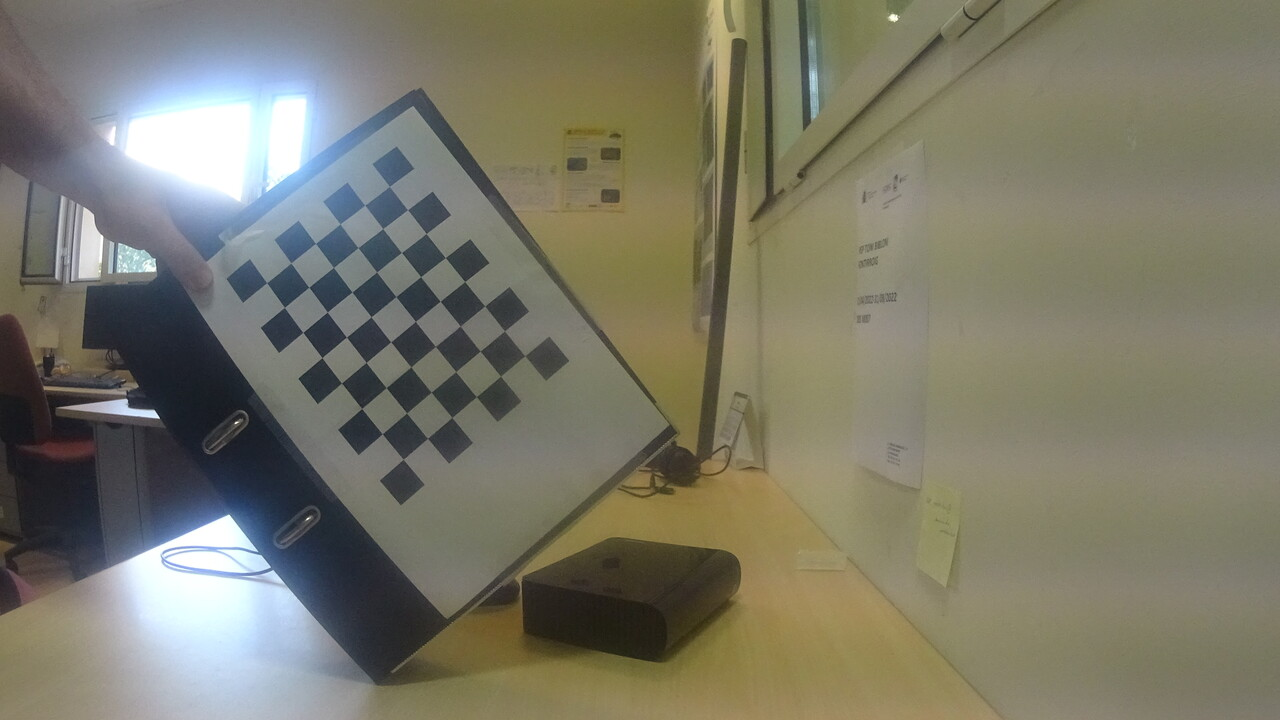
//> input picture data/left/10.jpg, 1280 x 720 px
$ ./undistort_rectify   (built with g++ and OpenCV 4)
//> lines starting //> are read from the running program, lines starting //| are printed output that depends on the picture
### src/c++_calib/popt_pp.h
#ifndef _INCLUDED_POPT_PP_H_
#define _INCLUDED_POPT_PP_H_

#include <popt.h>

class POpt{
protected:
  poptContext con;
public:
  // creation and deletion
  POpt(const char *name, int argc, const char **argv,
       const poptOption *options, int flags)
    {con = poptGetContext(name,argc,argv,options,flags);}
  POpt(const char *name, int argc, char **argv,
       const poptOption *options, int flags)
    {con = poptGetContext(name,argc,(const char **)argv,options,flags);}
  ~POpt()
    {poptFreeContext(con);}

  // functions for processing options
  int getNextOpt()
    {return(poptGetNextOpt(con));}
  void ignoreOptions()
    {while(getNextOpt() >= 0);}
  const char *getOptArg()
    {return(poptGetOptArg(con));}
  const char *strError(int error)
    {return(poptStrerror(error));}
  const char *badOption(int flags = POPT_BADOPTION_NOALIAS)
    {return(poptBadOption(con,flags));}

  // processing other arguments
  const char *getArg()
    {return(poptGetArg(con));}
  void ignoreArgs()
    {while(getArg());}
};

#endif

### src/c++_calib/undistort_rectify.cpp
#include <opencv2/core/core.hpp>
#include <opencv2/calib3d/calib3d.hpp>
#include <opencv2/highgui/highgui.hpp>
#include <opencv2/imgproc/imgproc.hpp>
#include <stdio.h>
#include <iostream>
#include "popt_pp.h"

using namespace std;
using namespace cv;

int main(int argc, char const *argv[])
{


  Mat R1, R2, P1, P2, Q;
  Mat K1, K2, R,T;

  Mat D1, D2;
  Mat img1 = imread("/home/peptoni/Pictures/wenas/left/10.jpg", cv::IMREAD_COLOR);
//> img1 is the input picture: 720 rows x 1280 cols, CV_8UC3; mean B, G, R 105, 121.4, 123.2
  Mat img2 = imread("/home/peptoni/Pictures/wenas/right/10.jpg",cv::IMREAD_COLOR);
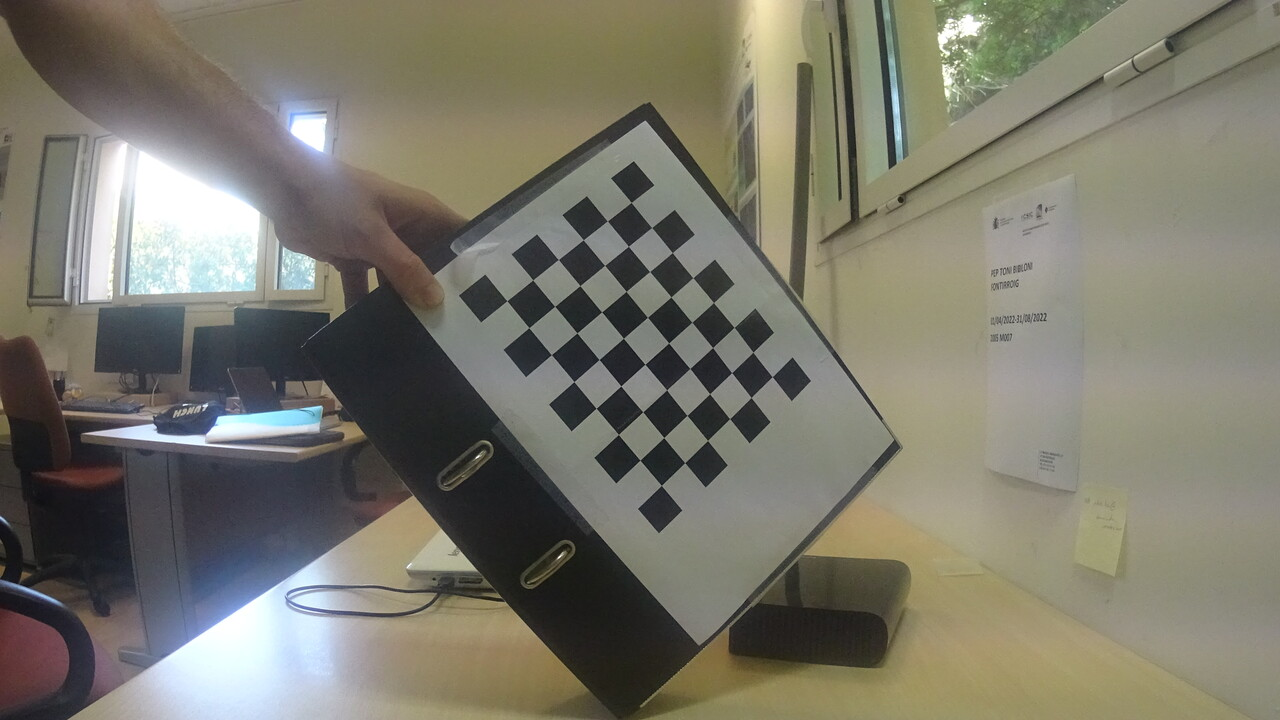
//> input picture data/right/10.jpg, 1280 x 720 px
//> img2 is the input picture: 720 rows x 1280 cols, CV_8UC3; mean B, G, R 107.9, 120.9, 123.1
  cv::FileStorage fs1("/home/peptoni/Desktop/IMEDEA/distance/calib_files/stereo_cam.yml", cv::FileStorage::READ);
  fs1["K1"] >> K1;
  fs1["K2"] >> K2;
  fs1["D1"] >> D1;
  fs1["D2"] >> D2;
  fs1["R"] >> R;
  fs1["T"] >> T;

  fs1["R1"] >> R1;
  fs1["R2"] >> R2;
  fs1["P1"] >> P1;
  fs1["P2"] >> P2;
  fs1["Q"] >> Q;
  cv::Mat lmapx, lmapy, rmapx, rmapy;
  cv::Mat imgU1, imgU2;

  cv::initUndistortRectifyMap(K1, D1, R1, P1, img1.size(), CV_32F, lmapx, lmapy);
  cv::initUndistortRectifyMap(K2, D2, R2, P2, img2.size(), CV_32F, rmapx, rmapy);
  cv::remap(img1, imgU1, lmapx, lmapy, cv::INTER_LINEAR);
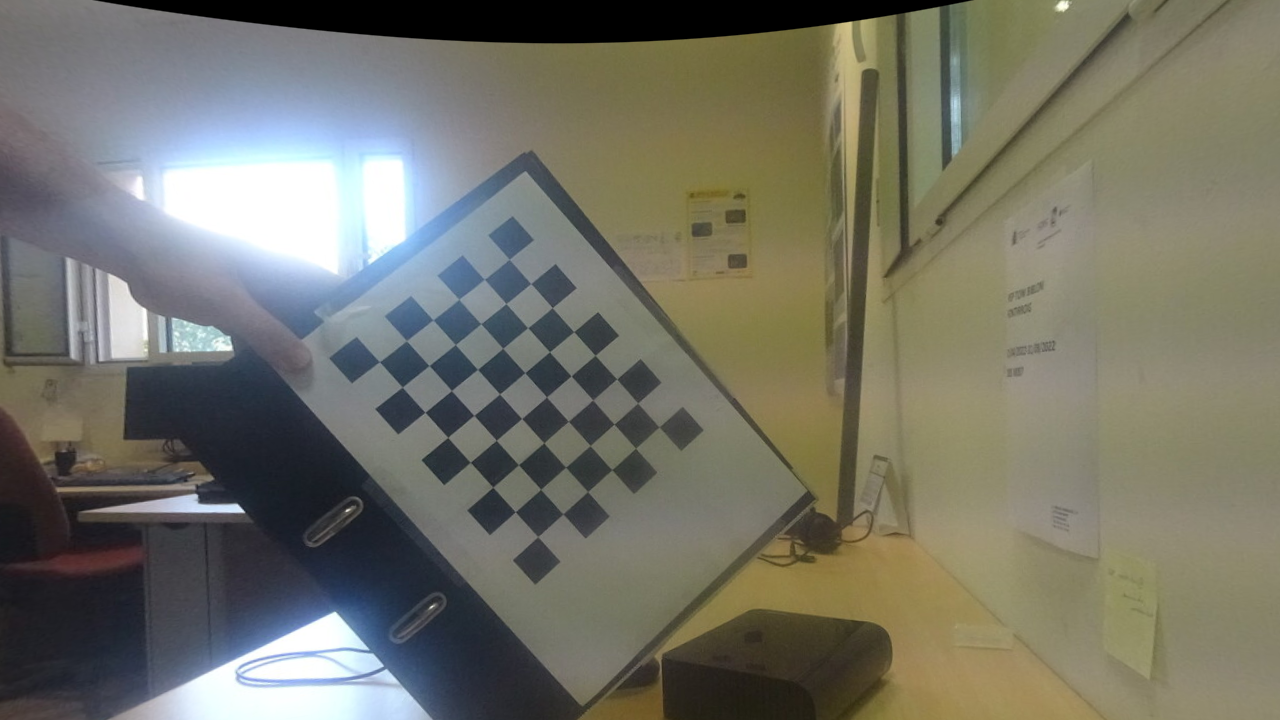
//> imgU1: 720 rows x 1280 cols, CV_8UC3; mean B, G, R 103.7, 115.9, 116.6
  cv::remap(img2, imgU2, rmapx, rmapy, cv::INTER_LINEAR);
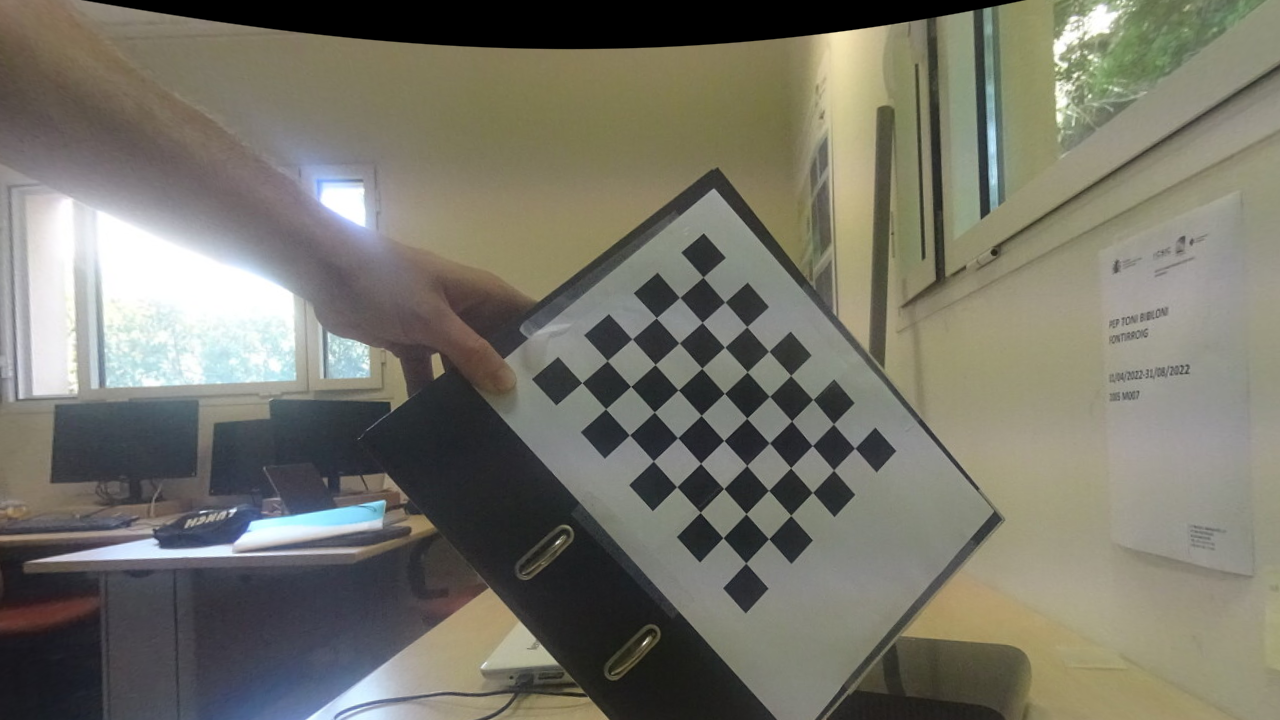
//> imgU2: 720 rows x 1280 cols, CV_8UC3; mean B, G, R 106.3, 117.6, 119.1
  printf("%d %d\n", imgU1.cols, imgU1.rows);
//| 1280 720
  imwrite("left.jpg", imgU1);
  imwrite("right.jpg", imgU2);
  cv::imshow("img1", imgU1);
  cv::imshow("img2", imgU2);
  cv::waitKey(0);
  return 0;
}
